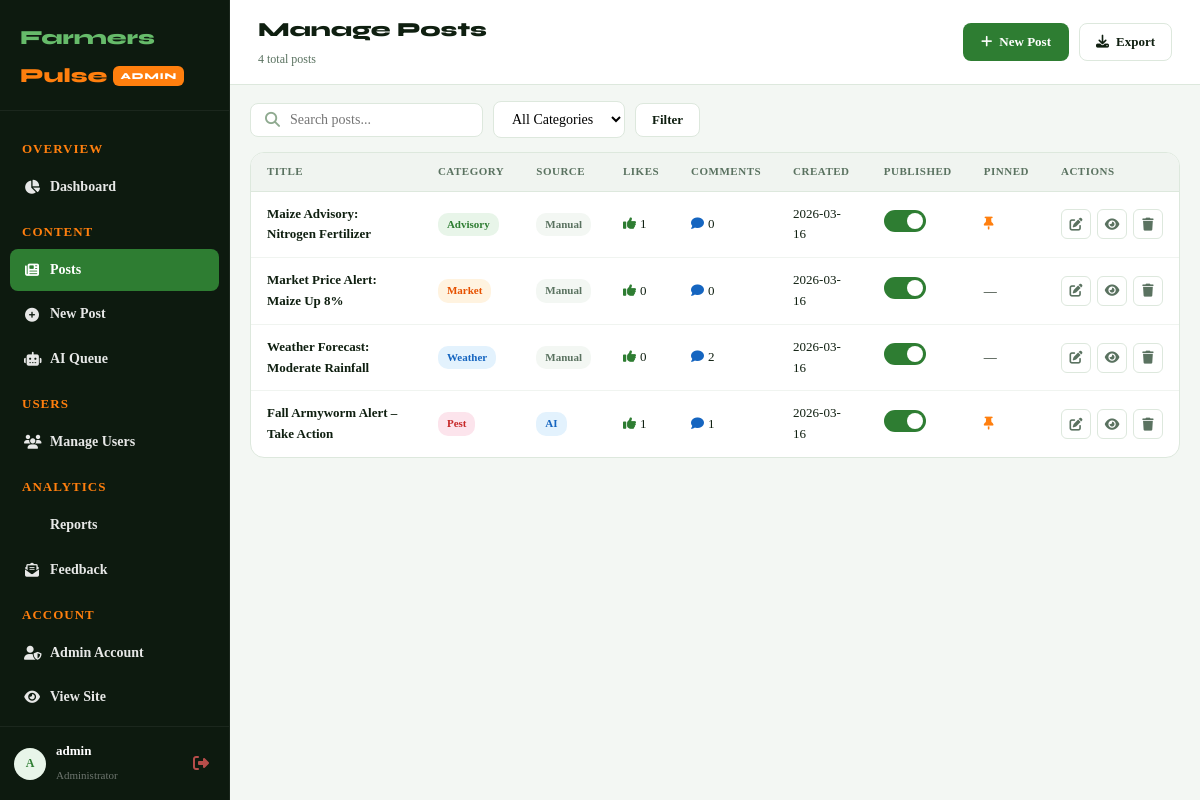
The app's page /admin/posts (signed in) with its own data.
### tables this page shows
CREATE TABLE users (
        id INTEGER PRIMARY KEY AUTOINCREMENT,
        username TEXT UNIQUE NOT NULL,
        email TEXT UNIQUE NOT NULL,
        password TEXT NOT NULL,
        role TEXT DEFAULT 'farmer',
        full_name TEXT DEFAULT '',
        phone TEXT DEFAULT '',
        county TEXT DEFAULT '',
        crop_types TEXT DEFAULT '',
        farm_size TEXT DEFAULT '',
        bio TEXT DEFAULT '',
        profile_pic TEXT DEFAULT '',
        is_active INTEGER DEFAULT 1,
        is_banned INTEGER DEFAULT 0,
        ban_reason TEXT DEFAULT '',
        created_at TEXT DEFAULT (datetime('now')),
        last_login TEXT
    );

CREATE TABLE posts (
        id INTEGER PRIMARY KEY AUTOINCREMENT,
        title TEXT NOT NULL,
        short_text TEXT NOT NULL,
        full_text TEXT DEFAULT '',
        image_url TEXT DEFAULT '',
        category TEXT DEFAULT 'advisory',
        tags TEXT DEFAULT '',
        target_crops TEXT DEFAULT '',
        target_counties TEXT DEFAULT '',
        source TEXT DEFAULT 'manual',
        is_published INTEGER DEFAULT 1,
        is_pinned INTEGER DEFAULT 0,
        user_id INTEGER NOT NULL,
        created_at TEXT DEFAULT (datetime('now')),
        updated_at TEXT DEFAULT (datetime('now'))
    );

### app.py (the view)
@app.route("/admin/posts")
@login_required
@admin_required
def admin_posts():
    page=request.args.get("page",1,type=int); search=request.args.get("search",""); category=request.args.get("category",""); per_page=15; offset=(page-1)*per_page
    conn=get_db(); where=["1=1"]; params=[]
    if search: where.append("title LIKE ?"); params.append(f"%{search}%")
    if category: where.append("category=?"); params.append(category)
    ws=" AND ".join(where)
    total=conn.execute(f"SELECT COUNT(*) FROM posts WHERE {ws}",params).fetchone()[0]
    posts=conn.execute(f"SELECT * FROM posts WHERE {ws} ORDER BY created_at DESC LIMIT ? OFFSET ?",params+[per_page,offset]).fetchall()
    def st(pid):
        l=conn.execute("SELECT COUNT(*) FROM likes WHERE post_id=? AND is_like=1",(pid,)).fetchone()[0]
        c=conn.execute("SELECT COUNT(*) FROM comments WHERE post_id=?",(pid,)).fetchone()[0]
        return l,c
    posts_data=[{"post":p,"likes":st(p["id"])[0],"comments":st(p["id"])[1]} for p in posts]
    conn.close(); total_pages=(total+per_page-1)//per_page
    return render_template("admin_posts.html",posts_data=posts_data,search=search,category=category,page=page,total_pages=total_pages,total=total)

### app.py (called while the page is built)
def get_db():
    if not os.path.exists("database"):
        os.makedirs("database")
    conn = sqlite3.connect(DATABASE)
    conn.row_factory = sqlite3.Row
    conn.execute("PRAGMA foreign_keys = ON")
    return conn

def login_required(f):
    @wraps(f)
    def dec(*a,**k):
        if "user_id" not in session: return redirect(url_for("login"))
        return f(*a,**k)
    return dec

def admin_required(f):
    @wraps(f)
    def dec(*a,**k):
        if "user_id" not in session or session.get("role")!="admin":
            flash("Admin access required.","error"); return redirect(url_for("dashboard"))
        return f(*a,**k)
    return dec

def current_user():
    if "user_id" not in session: return None
    conn=get_db(); u=conn.execute("SELECT * FROM users WHERE id=?",(session["user_id"],)).fetchone(); conn.close(); return u

@app.context_processor
def inject_globals():
    u=current_user(); unread=0; pending_ai=0; unread_feedback=0
    if u:
        conn=get_db()
        unread=conn.execute("SELECT COUNT(*) FROM notifications WHERE user_id=? AND is_read=0",(u["id"],)).fetchone()[0]
        if u["role"]=="admin":
            pending_ai=conn.execute("SELECT COUNT(*) FROM posts WHERE is_published=0 AND source='ai_model'").fetchone()[0]
            unread_feedback=conn.execute("SELECT COUNT(*) FROM feedback WHERE status='unread'").fetchone()[0]
        conn.close()
    return dict(current_user=u,unread_count=unread,pending_ai_count=pending_ai,unread_feedback=unread_feedback)

### templates/admin_posts.html (shortened to what this page needs)
{% extends "base.html" %}
{% block body_class %}admin-body{% endblock %}
{% block extra_css %}
<link rel="stylesheet" href="{{ url_for('static', filename='css/admin.css') }}">{% endblock %}
{% block content %}
<div class="admin-layout">
  {% include '_admin_sidebar.html' %}
  <div class="admin-main">
    <header class="admin-topbar">
      <div class="admin-topbar-title">
        <h1>Manage Posts</h1><span>{{ total }} total posts</span>
      </div>
      <div class="admin-topbar-right">
        <a href="{{ url_for('admin_create_post') }}" class="btn-admin-primary"><i class="fas fa-plus"></i> New Post</a>
        <a href="{{ url_for('export_report', type='posts', format='csv') }}" class="btn-admin-outline"><i
            class="fas fa-download"></i> Export</a>
      </div>
    </header>
    <div class="admin-content">
      <div class="admin-filters">
        <form method="GET" action="{{ url_for('admin_posts') }}" class="filter-row">
          <div class="search-bar-admin"><i class="fas fa-search"></i><input type="text" name="search"
              placeholder="Search posts..." value="{{ search }}"></div>
          <select name="category" onchange="this.form.submit()" class="filter-select">
            <option value="">All Categories</option>
          </select>
          <button type="submit" class="btn-admin-outline">Filter</button>
        </form>
      </div>
      <div class="table-card full-width">
        <div class="table-scroll">
          <table class="admin-table">
            <thead>
              <tr>
                <th>Title</th>
                <th>Category</th>
                <th>Source</th>
                <th>Likes</th>
                <th>Comments</th>
                <th>Created</th>
                <th>Published</th>
                <th>Pinned</th>
                <th>Actions</th>
              </tr>
            </thead>
            <tbody>
              {% for item in posts_data %}
              {% set p = item.post %}
              <tr>
                <td><a href="{{ url_for('admin_edit_post', pid=p['id']) }}" class="table-link">{{ p['title'][:50] }}</a></td>
                <td><span class="cat-badge cat-{{ p['category'] }}">{{ p['category'] or '—' }}</span></td>
                <td><span class="source-badge source-{{ p['source'] }}">{{ 'AI' if p['source']=='ai_model' else 'Manual'
                    }}</span></td>
                <td><i class="fas fa-thumbs-up" style="color:#2e7d32;margin-right:4px;"></i>{{ item.likes }}</td>
                <td><i class="fas fa-comment" style="color:#1565c0;margin-right:4px;"></i>{{ item.comments }}</td>
                <td>{{ p['created_at'][:10] }}</td>
                <td><button class="toggle-switch {% if p['is_published'] %}on{% endif %}"
                    onclick="togglePost({{ p['id'] }},this)"
                    title="{{ 'Unpublish' if p['is_published'] else 'Publish' }}"><span></span></button></td>
                <td>{% if p['is_pinned'] %}<i class="fas fa-thumbtack" style="color:#ff7f0e;"></i>{% else %}—{% endif %}
                </td>
                <td>
                  <div class="action-btns">
                    <a href="{{ url_for('admin_edit_post', pid=p['id']) }}" class="tbl-btn tbl-edit" title="Edit"><i
                        class="fas fa-edit"></i></a>
                    <a href="{{ url_for('post_detail', post_id=p['id']) }}" class="tbl-btn tbl-view" target="_blank"
                      title="View"><i class="fas fa-eye"></i></a>
                    <form method="POST" action="{{ url_for('admin_delete_post', pid=p['id']) }}" style="display:inline;"
                      onsubmit="return confirm('Delete this post?')">
                      <button type="submit" class="tbl-btn tbl-delete" title="Delete"><i
                          class="fas fa-trash"></i></button>
                    </form>
                  </div>
                </td>
              </tr>
              {% else %}
              <tr>
                <td colspan="9" class="empty-td">No posts found.</td>
              </tr>
              {% endfor %}
            </tbody>
          </table>
        </div>
      </div>
    </div>
  </div>
</div>
{% endblock %}

### templates/_admin_sidebar.html (shortened to what this page needs)
<aside class="admin-sidebar" id="adminSidebar">
  <div class="admin-sidebar-logo">
    <span class="logo-green">Farmers</span><span class="logo-orange">Pulse</span>
    <span class="admin-badge">ADMIN</span>
  </div>
  <nav class="admin-nav">
    <div class="nav-section-label">Overview</div>
    <a href="{{ url_for('admin_dashboard') }}"
      class="admin-nav-item {% if request.endpoint=='admin_dashboard' %}active{% endif %}"><i
        class="fas fa-chart-pie"></i><span>Dashboard</span></a>
    <div class="nav-section-label">Content</div>
    <a href="{{ url_for('admin_posts') }}"
      class="admin-nav-item {% if request.endpoint in ['admin_posts','admin_edit_post','admin_create_post'] %}active{% endif %}"><i
        class="fas fa-newspaper"></i><span>Posts</span></a>
    <a href="{{ url_for('admin_create_post') }}"
      class="admin-nav-item {% if request.endpoint=='admin_create_post' %}active{% endif %}"><i
        class="fas fa-plus-circle"></i><span>New Post</span></a>
    <a href="{{ url_for('admin_pending_posts') }}"
      class="admin-nav-item {% if request.endpoint=='admin_pending_posts' %}active{% endif %}">
      <i class="fas fa-robot"></i><span>AI Queue </span>
    </a>
    <div class="nav-section-label">Users</div>
    <a href="{{ url_for('admin_users') }}"
      class="admin-nav-item {% if request.endpoint in ['admin_users','admin_edit_user'] %}active{% endif %}"><i
        class="fas fa-users"></i><span>Manage Users</span></a>
    <div class="nav-section-label">Analytics</div>
    <a href="{{ url_for('admin_reports') }}"
      class="admin-nav-item {% if request.endpoint=='admin_reports' %}active{% endif %}"><span>Reports</span></a>
    <a href="{{ url_for('admin_feedback') }}"
      class="admin-nav-item {% if request.endpoint=='admin_feedback' %}active{% endif %}">
      <i class="fas fa-envelope-open-text"></i><span>Feedback </span>
    </a>
    <div class="nav-section-label">Account</div>
    <a href="{{ url_for('admin_account') }}"
      class="admin-nav-item {% if request.endpoint=='admin_account' %}active{% endif %}"><i
        class="fas fa-user-shield"></i><span>Admin Account</span></a>
    <a href="{{ url_for('dashboard') }}" class="admin-nav-item"><i class="fas fa-eye"></i><span>View Site</span></a>
  </nav>
  <div class="admin-sidebar-footer">
    <div class="admin-user-chip">
      <div class="avatar-sm-tbl">{{ current_user['username'][0].upper() }}</div>
      <div><strong>{{ current_user['username'] }}</strong><span>Administrator</span></div>
    </div>
    <a href="{{ url_for('logout') }}" class="admin-logout"><i class="fas fa-sign-out-alt"></i></a>
  </div>
</aside>

### static/css/main.css (style rules this page uses)
:root { --green: #2e7d32; --green-light: #43a047; --green-dark: #1b5e20; --green-soft: rgba(46, 125, 50, 0.08); --orange: #ff7f0e; --orange-dark: #e65100; --orange-soft: rgba(255, 127, 14, 0.10); --bg: #f3f7f3; --surface: #ffffff; --surface2: #f0f4f0; --border: #dde8dd; --border-light: #eef4ee; --text: #0f1f10; --text-muted: #5a7260; --text-light: #8faa90; --sidebar-bg: #0d1a0f; --sidebar-text: #c8e0ca; --radius: 12px; --radius-sm: 8px; --radius-lg: 18px; --shadow: 0 2px 12px rgba(0, 0, 0, 0.07); --shadow-md: 0 4px 24px rgba(0, 0, 0, 0.10); --shadow-lg: 0 8px 40px rgba(0, 0, 0, 0.14); --tr: 0.2s ease; --font: 'Times New Roman', Times, serif; --font-display: 'Syne', 'Times New Roman', serif; }
*, *::before, *::after { box-sizing: border-box; margin: 0; padding: 0; }
html { scroll-behavior: smooth; }
body { font-family: var(--font); font-size: 15px; color: var(--text); background: var(--bg); line-height: 1.6; -webkit-font-smoothing: antialiased; }
a { color: inherit; text-decoration: none; }
input, select, textarea, button { font-family: var(--font); }
.logo-green { color: #66bb6a; }
.logo-orange { color: var(--orange); }
.cat-advisory { background: #e8f5e9; color: #2e7d32; }
.cat-market { background: #fff3e0; color: #e65100; }
.cat-weather { background: #e3f2fd; color: #1565c0; }
.cat-pest { background: #fce4ec; color: #c62828; }

### records on screen
users: username "A", username "admin"
posts: title "Maize Advisory: Nitrogen Fertilizer", category "Advisory", source "Manual", created_at "2026-03-16", is_published 1 (drawn), is_pinned 1 (drawn)
posts: title "Market Price Alert: Maize Up 8%", category "Market", source "Manual", created_at "2026-03-16", is_published 1 (drawn)
posts: title "Weather Forecast: Moderate Rainfall", category "Weather", source "Manual", created_at "2026-03-16", is_published 1 (drawn)
posts: title "Fall Armyworm Alert – Take Action", category "Pest", source "AI", created_at "2026-03-16", is_published 1 (drawn), is_pinned 1 (drawn)

### other values on screen
{{ total }} "4"
{{ item.likes }} "1" "0" "0" "1"
{{ item.comments }} "0" "0" "2" "1"
